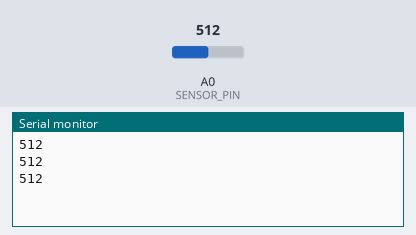
Bench run of a sketch on a simulated Arduino Uno, built with avr-gcc and run on an emulated ATmega328P. Parts: the last lines printed to the serial monitor. The inputs (shaded band) are chosen by the test bench; at power-on: A0 (SENSOR_PIN) = 512.

Above: at 1.3 s.
1.4 s: A0 (SENSOR_PIN) set to 716
At 1.9 s:
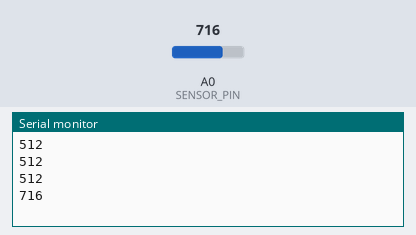
2.9 s: A0 (SENSOR_PIN) set to 900
At 3.4 s:
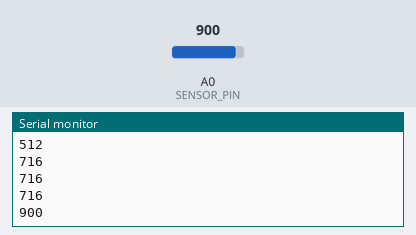
Timing chart, 0 to 5.9 s (numbered marks = the images above; inputs shaded):
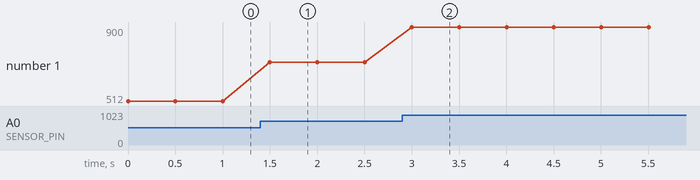

The sketch:

main.ino
```cpp
#include "config.h"

void setup() {
  Serial.begin(SERIAL_BAUD);
}

void loop() {
  int raw = analogRead(SENSOR_PIN);
  Serial.println(raw);
  delay(SAMPLE_PERIOD_MS);
}
```

config.h
```cpp
#ifndef CONFIG_H
#define CONFIG_H
#define SENSOR_PIN A0
#define SAMPLE_PERIOD_MS 250
#define SERIAL_BAUD 19200
#define LED_PIN 13 // LED de stare
#endif
#define ALARM_TEMP_C 45.0
#define SAMPLE_PERIOD_MS 500
```

Measured:
- after the input at 1.4 s, the serial monitor: prints a new line after 0.10 s (image 1)
- after the input at 2.9 s, the serial monitor: prints a new line after 0.10 s (image 2)
- plotted number 1: 512 → 716 after the input at 1.4 s, 716 → 900 after the input at 2.9 s
